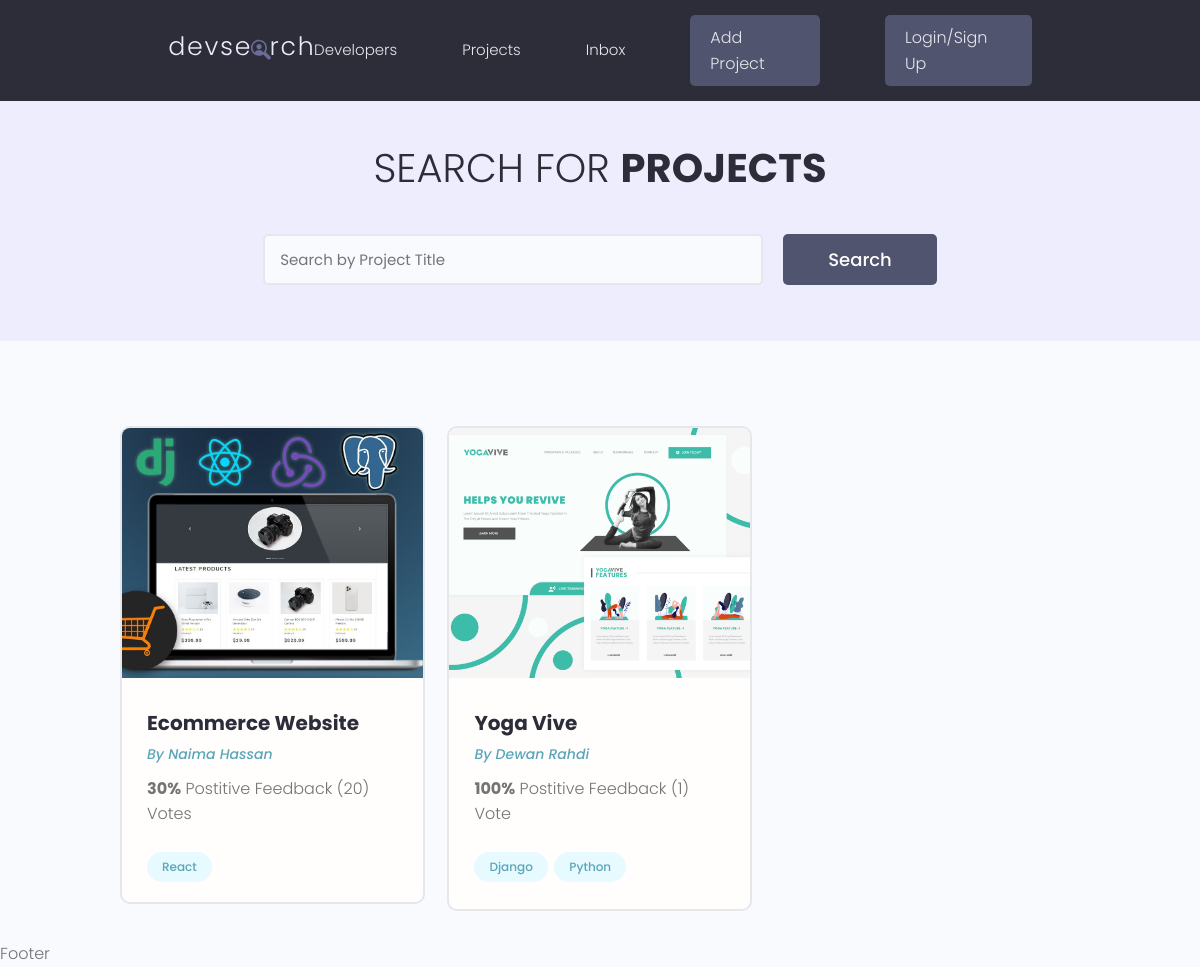
/projects/, run on the app's committed database.
### projects/models.py (models this page shows, shortened)
class Projects(models.Model):
 owner = models.ForeignKey(Profile, null=True, blank=True, on_delete=models.SET_NULL)
 title = models.CharField(max_length=200)
 description = models.TextField(null=True, blank=True)
 featured_image = models.ImageField(null=True, blank=True, default="default.jpg")
 demo_link = models.CharField(max_length=2000,null=True, blank=True)
 source_link = models.CharField(max_length=2000,null=True, blank=True)
 tags = models.ManyToManyField(Tag, blank=True)
 vote_total = models.IntegerField(default=0,null=True, blank=True)
 vote_ratio = models.IntegerField(default=0,null=True, blank=True)
 created_at = models.DateTimeField(auto_now_add=True)
 id = models.UUIDField(default = uuid.uuid4, unique=True, primary_key=True, editable=False)

class Tag(models.Model):
  name = models.CharField(max_length=200)
  created_at = models.DateTimeField(auto_now_add=True)
  id = models.UUIDField(default = uuid.uuid4, unique=True, primary_key=True, editable=False)
  def __str__(self):
   return self.name

### users/models.py (models this page shows, shortened)
class Profile(models.Model):
 user = models.OneToOneField(User, on_delete = models.CASCADE, null=True, blank=True)
 name = models.CharField(max_length=200, null=True, blank=True)
 email = models.EmailField(max_length=500, blank=True,null=True)
 username = models.CharField(max_length=200, null=True, blank=True)
 short_intro=models.CharField(max_length=200, null=True, blank=True)
 bio = models.TextField(null=True, blank=True)
 profile_image = models.ImageField(null=True, blank=True, upload_to='profiles/', default='profiles/user-default.png')
 social_github = models.CharField(max_length=200, null=True, blank=True)
 social_twitter = models.CharField(max_length=200, null=True, blank=True)
 social_linkedin = models.CharField(max_length=200, null=True, blank=True)
 social_youtube = models.CharField(max_length=200, null=True, blank=True)
 social_website = models.CharField(max_length=200, null=True, blank=True)
 created_at = models.DateTimeField(auto_now_add=True)
 id = models.UUIDField(default = uuid.uuid4, unique=True, primary_key=True, editable=False)

### projects/views.py (the view)
# urls.py: path('projects/', include('projects.urls')),
def projects(request):
    projects = Projects.objects.all()
    context = { 'projects': projects}
    return render(request,'projects/projects.html', context)

### projects/templates/projects/projects.html (shortened to what this page needs)
{% extends 'main.html' %}
{% block content %}
<main class="projects">
  <section class="hero-section text-center">
    <div class="container container--narrow">
      <div class="hero-section__box">
        <h2>Search for <span>Projects</span></h2>
      </div>
      <div class="hero-section__search">
        <form class="form" action="#" method="get">
          <div class="form__field">
            <input class="input input--text" id="formInput#search" type="text" name="text"
              placeholder="Search by Project Title" />
          </div>
          <input class="btn btn--sub btn--lg" type="submit" value="Search" />
        </form>
      </div>
    </div>
  </section>
  <section class="projectsList">
    <div class="container">
      <div class="grid grid--three">
        {% for project in projects %}
        <div class="column">
          <div class="card project">
            <a href="{% url 'project' project.id %}" class="project">
              <img class="project__thumbnail" src="{{project.featured_image.url}}" alt="project thumbnail" />
              <div class="card__body">
                <h3 class="project__title">{{ project.title }}</h3>
                <p><a class="project__author" href="{% url 'project' project.id %}">By {{project.owner.name}}</a></p>
                <p class="project--rating">
                  <span style="font-weight: bold;">{{ project.vote_ratio }}%</span> Postitive
                  Feedback ({{ project.vote_total }}) Vote{{ project.vote_total|pluralize:"s" }}
                </p>
                <div class="project__tags">
                  {% for tag in project.tags.all %}
                  <span class="tag tag--pill tag--main">
                    <small>{{tag}}</small>
                  </span>
                  {% endfor %}
                </div>
              </div>
            </a>
          </div>
        </div>
        {% endfor %}
      </div>
    </div>
  </section>
</main>
{% endblock content %}

### static/styles/app.css (style rules this page uses)
:root { --color-sub: #2d2d39; }
.btn--sub { background-color: var(--color-sub-light); }
.card { border: 2px solid var(--color-light); }
img { width: 100%; }
.hero-section { height: 40vh; display: flex; align-items: center; background-color: var(--color-sub); }
.hero-section__box { margin-bottom: 4rem; }
.hero-section__box > h2, .hero-section__box > h2 > span { font-size: 4rem; color: var(--color-light); line-height: 1.3; text-transform: uppercase; }
.hero-section__box > h2 { font-weight: 300; }
.hero-section__box > h2 > span { font-weight: 700; }
.hero-section__search > .form { display: flex; align-items: center; justify-content: center; gap: 2rem; }
.hero-section__search > .form input.input--text { width: 50rem; }
.project__author { font-size: 1.4rem; font-style: italic; }
.project--rating { margin-bottom: 1.6em; margin-top: .5em; }
.projects > .hero-section { background: var(--color-sub-lighter); height: 30vh; }
.projects .hero-section__box { margin-bottom: 2.5rem; }
.projects .hero-section__box > h2 { color: var(--color-sub); }
.projects .hero-section__box > h2 > span { font-weight: 700; color: var(--color-sub); }
.projectsList { margin-top: 8rem; }
.project__thumbnail { height: 25rem; object-fit: cover; object-position: top center; }
.project__title { font-size: 2rem; font-weight: 700; color: var(--color-sub); }

### static/uikit/styles/modules/_variables.css (style rules this page uses)
:root { --color-main: #5aa5b9; --color-main-light: #e6faff; --color-sub: #3f4156; --color-sub-light: #51546e; --color-sub-lighter: #ededfd; --color-text: #737373; --color-gray: #8b8b8b; --color-light: #e5e7eb; --color-light-gray: #767676; --color-bg: #f8fafd; --color-white: #fffefd; --color-white-light: #f3f3f3; --color-success: #359e64; --color-success-bg: #def8e8; --color-error: #fc4b0b; --color-error-bg: #fff2ee; --font-base: 'Poppins', arial, helvetica, 'Segoe UI', roboto, ubuntu, sans-serif; --font-monospace: 'Fira Code', 'Courier New', courier, monospace; --font-regular: 300; --font-medium: 500; --font-bold: 700; --generic-shadow: 1px 1px 5px #00000010; --generic-transition: all 0.3s ease-in-out; }

### static/uikit/styles/modules/_base.css (style rules this page uses)
* { margin: 0; padding: 0; box-sizing: border-box; text-rendering: optimizeLegibility; color: inherit; font-size: inherit; }
html { font-size: 50%; }
@media only screen and (min-width: 480px) { html { font-size: 56.25%; } }
@media only screen and (min-width: 1200px) { html { font-size: 62.5%; } }
body { line-height: 1.6; font-weight: 400; font-size: 1.5rem; color: var(--color-text); background-color: var(--color-bg); min-height: 100vh; }

### static/uikit/styles/modules/_typography.css (style rules this page uses)
* { font-family: var(--font-base); }
h2 { font-size: 3.6rem; font-weight: var(--font-bold); }
h3 { font-size: 3.2rem; font-weight: var(--font-medium); }
p, span, strong { font-size: 1.6rem; color: var(--color-text); font-weight: var(--font-regular); }
a { padding-bottom: 2px; text-decoration: none; display: inline-block; color: var(--color-main); font-weight: var(--font-medium); }

### static/uikit/styles/modules/_utilities.css (style rules this page uses)
.container { width: 92%; max-width: 165rem; margin: 0 auto; box-sizing: border-box; }
.container--narrow { width: 92%; max-width: 120rem; }
@media screen and (min-width: 1000px) { .container { width: 90%; } }
@media screen and (min-width: 1000px) { .container--narrow { width: 85%; } }
@media screen and (min-width: 1200px) { .container { width: 80%; } }
@media screen and (min-width: 1200px) { .container--narrow { width: 72%; } }
.text-center { text-align: center; }

### static/uikit/styles/modules/_button.css (style rules this page uses)
.btn { display: inline-block; position: relative; cursor: pointer; background-color: var(--color-light); font-weight: var(--font-medium); color: var(--color-sub); text-decoration: none; padding: 1rem 2rem; border-radius: 0.5rem; border: none; width: -webkit-fit-content; width: -moz-fit-content; width: fit-content; height: -webkit-fit-content; height: -moz-fit-content; height: fit-content; font-size: 1.6rem; outline-width: 0; outline-color: transparent; -webkit-backface-visibility: hidden; backface-visibility: hidden; transition: all 0.3s ease-in-out; }
.btn--sub { background-color: var(--color-sub); color: var(--color-white); }
.btn--lg { font-size: 1.8rem; padding: 1.2rem 4.5rem; }

### static/uikit/styles/modules/_card.css (style rules this page uses)
.card { border-radius: 1rem; background-color: var(--color-white); border: 1.5px solid var(--color-light); width: auto; height: auto; margin-top: 0.5rem; margin-bottom: 0.5rem; overflow: hidden; }
.card__body, .card__header { padding: 2rem 2.5rem; }

### data on the page
Projects: featured_image (picture), title "Ecommerce Website", owner.name "Naima Hassan", vote_ratio "30", vote_total "20"
Tag: name "React"
Projects: featured_image (picture), title "Yoga Vive", owner.name "Dewan Rahdi", vote_ratio "100", vote_total "1"
Tag: name "Django"
Tag: name "Python"
